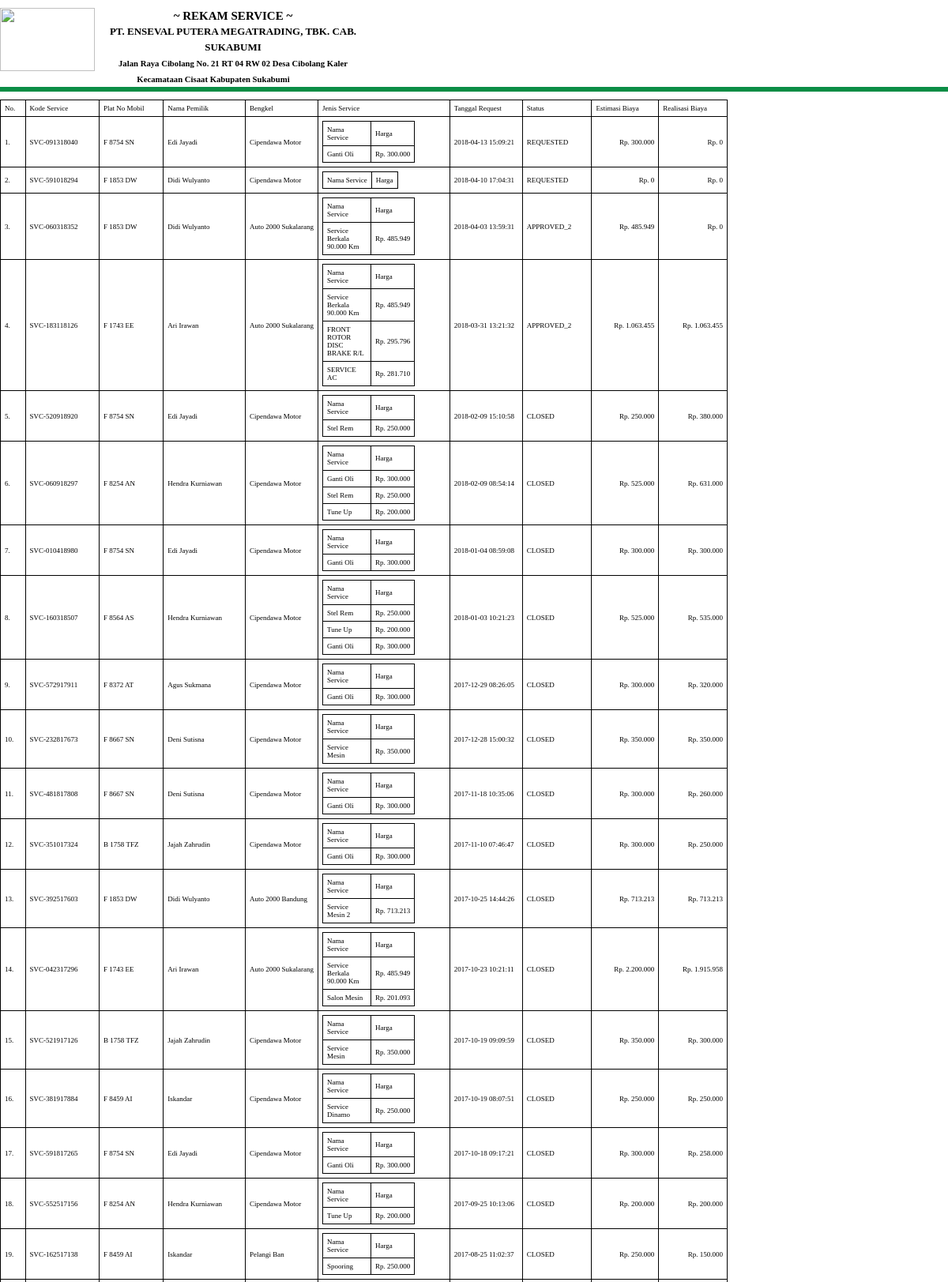
The page /laporan/rekam_service.php (upper part) on the database its author committed.
### tables this page shows
CREATE TABLE `service` (
  `id_svc` int(11) NOT NULL,
  `kode_svc` varchar(13) NOT NULL,
  `id_mobil` int(11) NOT NULL,
  `id_bkl` int(11) NOT NULL,
  `req_date` datetime NOT NULL DEFAULT CURRENT_TIMESTAMP,
  `app1_date` datetime NOT NULL,
  `app2_date` datetime NOT NULL,
  `closed_date` datetime NOT NULL,
  `status` enum('REQUESTED','APPROVED_1','APPROVED_2','CLOSED') NOT NULL DEFAULT 'REQUESTED',
  `cost_est` bigint(30) NOT NULL,
  `cost_real` bigint(30) NOT NULL,
  `kodeuser` varchar(10) NOT NULL,
  `tax` bigint(30) NOT NULL
);

CREATE TABLE `mobil` (
  `id_mobil` int(11) NOT NULL,
  `no_mesin` varchar(15) NOT NULL,
  `no_rangka` varchar(20) NOT NULL,
  `no_bpkb` varchar(15) NOT NULL,
  `plat_no` varchar(12) NOT NULL,
  `id_dir` int(11) NOT NULL,
  `id_peg` int(11) NOT NULL,
  `type` varchar(20) NOT NULL,
  `type_code` int(11) NOT NULL,
  `no_seri_ban_a` text NOT NULL,
  `tgl_ganti_ban_a` datetime NOT NULL,
  `no_seri_ban_b` text NOT NULL,
  `tgl_ganti_ban_b` datetime NOT NULL,
  `no_seri_ban_c` text NOT NULL,
  `tgl_ganti_ban_c` datetime NOT NULL,
  `no_seri_ban_d` text NOT NULL,
  `tgl_ganti_ban_d` datetime NOT NULL,
  `no_seri_ban_e` text NOT NULL,
  `tgl_ganti_ban_e` datetime NOT NULL,
  `ms_ber_stnk` date NOT NULL,
  `ms_ber_keur` date NOT NULL,
  `photo` varchar(150) NOT NULL
);

CREATE TABLE `pegawai` (
  `id_peg` int(11) NOT NULL,
  `id_dir` int(11) NOT NULL,
  `NIP` int(9) NOT NULL,
  `nama_peg` varchar(30) NOT NULL,
  `jabatan` varchar(30) NOT NULL,
  `golongan` int(11) NOT NULL,
  `tpt_lhr` varchar(12) NOT NULL,
  `tgl_lhr` date NOT NULL,
  `alamat` text NOT NULL,
  `email` varchar(30) NOT NULL,
  `no_hp` varchar(13) NOT NULL,
  `no_sim` varchar(20) NOT NULL,
  `tgl_ber_sim` date NOT NULL
);

CREATE TABLE `bengkel` (
  `id_bkl` int(11) NOT NULL,
  `kode_bkl` varchar(11) NOT NULL,
  `nama_bkl` varchar(25) NOT NULL,
  `alamat` text NOT NULL,
  `no_telp` varchar(25) NOT NULL,
  `contact_person` varchar(50) NOT NULL,
  `no_kontrak` varchar(30) NOT NULL,
  `tgl_berlaku_kontrak` date NOT NULL
);

CREATE TABLE `detail_service` (
  `id_detail` int(11) NOT NULL,
  `kode_svc` varchar(13) NOT NULL,
  `id_mobil` int(11) NOT NULL,
  `km` int(20) NOT NULL,
  `id_serv` int(11) NOT NULL,
  `nama_serv` varchar(30) NOT NULL,
  `harga_serv` bigint(30) NOT NULL,
  `tax` bigint(30) NOT NULL
);

CREATE TABLE `kat_service` (
  `id_serv` int(11) NOT NULL,
  `id_bkl` int(11) NOT NULL,
  `nama_serv` varchar(30) NOT NULL,
  `harga_serv` bigint(30) NOT NULL,
  `masa_serv` smallint(6) NOT NULL
);

### config/fungsi_rupiah.php (called while the page is built, shortened)
<?php
	function format_rupiah($angka) {
		$rupiah = "Rp. ".number_format($angka,0,',','.');
		return $rupiah;
	}

### laporan/rekam_service.php (the view, shortened to what this page needs)
<?php
	include ("../config/koneksi.php");
	include ("../config/fungsi_rupiah.php");
	$tgl1 = $_GET['tgl1'];
	$tgl2 = $_GET['tgl2'];
	$plat_no = $_GET['plat_no'];
?>
<!DOCTYPE html>
<html>
<head>
	<link rel="stylesheet" type="text/css" href="voucher.css">
</head>
<body>
	<div class="page">
		<div class="kop">
			<img src="../assets/logo/logo-enseval.png" style="width: 120px; height: 80px;" id="kop">
			<div class="header">
				<h2> ~ REKAM SERVICE ~ </h2>
				<h4>PT. ENSEVAL PUTERA MEGATRADING, TBK. CAB. SUKABUMI</h4>
				<h6>Jalan Raya Cibolang No. 21 RT 04 RW 02 Desa Cibolang Kaler</h6>
				<h6>Kecamataan Cisaat Kabupaten Sukabumi</h6>
			</div>
		</div>
		<hr style="border: solid 3px #0B8D45;">
		<?php
		if ($tgl1 == '' AND $tgl2 == '' AND $plat_no == '') {
		?>
		<table class="table">
			<tr>
				<td>No.</td>
				<td>Kode Service</td>
				<td>Plat No Mobil</td>
				<td>Nama Pemilik</td>
				<td>Bengkel</td>
				<td>Jenis Service</td>
				<td>Tanggal Request</td>
				<td>Status</td>
				<td>Estimasi Biaya</td>
				<td>Realisasi Biaya</td>
			</tr>
		<?php
			$query = mysqli_query($conn, "SELECT * FROM service, mobil, bengkel, pegawai WHERE service.id_mobil=mobil.id_mobil AND service.id_bkl=bengkel.id_bkl AND mobil.id_peg=pegawai.id_peg ORDER BY id_svc DESC");
				$no = 1;
				while ($r = mysqli_fetch_array($query)) { ?>
			<tr>
				<td><?php echo $no.".";?></td>
				<td><?php echo $r['kode_svc'];?></td>
				<td><?php echo $r['plat_no'];?></td>
				<td><?php echo $r['nama_peg'];?></td>
				<td style="width:10%; word-wrap:break-word;"><?php echo $r['nama_bkl'];?></td>
				<td>
					<table style="margin-top: 0px;">
						<tr>
							<td>Nama Service</td>
							<td>Harga</td>
						</tr>
					<?php
						$kode_svc = $r['kode_svc'];
						$query2 = mysqli_query($conn, "SELECT * FROM detail_service, kat_service WHERE detail_service.kode_svc='$kode_svc' AND detail_service.id_serv=kat_service.id_serv");
						while ($det = mysqli_fetch_array($query2)) { ?>
						<tr>
							<td width="50"><?php echo $det['nama_serv'] ?></td>
							<td><?php echo format_rupiah($det['harga_serv']) ?></td>
						</tr>
					<?php }
					?>
					</table>
				</td>
				<td style="width:10%; word-wrap:break-word;"><?php echo $r['req_date'];?></td>
				<td><?php echo $r['status'];?></td>
				<td align="right">
				<?php
					$total_harga = $r['cost_est'];
					echo format_rupiah($total_harga);
				?>
				</td>
				<td align="right"><?php echo format_rupiah($r['cost_real']) ?></td>
			</tr>
			<?php $no++; } ?>
		</table>
		<?php }
		?>
	</div>
</body>
</html>

### laporan/voucher.css (style rules this page uses)
* { padding:0px; margin:0px; }
body { font-family:tahoma, 'sans-serif'; }
#kop { float: left; }
.header { width: 400px; text-align: center; margin-left: 70px; }
.kop { line-height:20px; margin-top: 10px; }
.kop h2 { font-size: 15px; margin-top: 10px; }
.kop h4 { font-size: 13px; }
table { border-collapse:collapse; margin-top: 10px; }
.table { border-collapse:collapse; }
.table tr td { border:1px solid #000; padding:5px; font-size:9px; }

### rows shown on the page
service: kode_svc "SVC-091318040", id_mobil.plat_no "F 8754 SN", pegawai.nama_peg "Edi Jayadi", id_bkl.nama_bkl "Cipendawa Motor", req_date "2018-04-13 15:09:21", status "REQUESTED", cost_est "Rp. 300.000", cost_real "Rp. 0"
detail_service: id_serv.nama_serv "Ganti Oli", id_serv.harga_serv "Rp. 300.000"
service: kode_svc "SVC-591018294", id_mobil.plat_no "F 1853 DW", pegawai.nama_peg "Didi Wulyanto", id_bkl.nama_bkl "Cipendawa Motor", req_date "2018-04-10 17:04:31", status "REQUESTED", cost_est "Rp. 0", cost_real "Rp. 0"
service: kode_svc "SVC-060318352", id_mobil.plat_no "F 1853 DW", pegawai.nama_peg "Didi Wulyanto", id_bkl.nama_bkl "Auto 2000 Sukalarang", req_date "2018-04-03 13:59:31", status "APPROVED_2", cost_est "Rp. 485.949", cost_real "Rp. 0"
detail_service: id_serv.nama_serv "Service Berkala 90.000 Km", id_serv.harga_serv "Rp. 485.949"
service: kode_svc "SVC-183118126", id_mobil.plat_no "F 1743 EE", pegawai.nama_peg "Ari Irawan", id_bkl.nama_bkl "Auto 2000 Sukalarang", req_date "2018-03-31 13:21:32", status "APPROVED_2", cost_est "Rp. 1.063.455", cost_real "Rp. 1.063.455"
detail_service: id_serv.nama_serv "Service Berkala 90.000 Km", id_serv.harga_serv "Rp. 485.949"
detail_service: id_serv.nama_serv "FRONT ROTOR DISC BRAKE R/L", id_serv.harga_serv "Rp. 295.796"
detail_service: id_serv.nama_serv "SERVICE AC", id_serv.harga_serv "Rp. 281.710"
service: kode_svc "SVC-520918920", id_mobil.plat_no "F 8754 SN", pegawai.nama_peg "Edi Jayadi", id_bkl.nama_bkl "Cipendawa Motor", req_date "2018-02-09 15:10:58", status "CLOSED", cost_est "Rp. 250.000", cost_real "Rp. 380.000"
detail_service: id_serv.nama_serv "Stel Rem", id_serv.harga_serv "Rp. 250.000"
service: kode_svc "SVC-060918297", id_mobil.plat_no "F 8254 AN", pegawai.nama_peg "Hendra Kurniawan", id_bkl.nama_bkl "Cipendawa Motor", req_date "2018-02-09 08:54:14", status "CLOSED", cost_est "Rp. 525.000", cost_real "Rp. 631.000"
detail_service: id_serv.nama_serv "Ganti Oli", id_serv.harga_serv "Rp. 300.000"
detail_service: id_serv.nama_serv "Stel Rem", id_serv.harga_serv "Rp. 250.000"
detail_service: id_serv.nama_serv "Tune Up", id_serv.harga_serv "Rp. 200.000"
service: kode_svc "SVC-010418980", id_mobil.plat_no "F 8754 SN", pegawai.nama_peg "Edi Jayadi", id_bkl.nama_bkl "Cipendawa Motor", req_date "2018-01-04 08:59:08", status "CLOSED", cost_est "Rp. 300.000", cost_real "Rp. 300.000"
detail_service: id_serv.nama_serv "Ganti Oli", id_serv.harga_serv "Rp. 300.000"
service: kode_svc "SVC-160318507", id_mobil.plat_no "F 8564 AS", pegawai.nama_peg "Hendra Kurniawan", id_bkl.nama_bkl "Cipendawa Motor", req_date "2018-01-03 10:21:23", status "CLOSED", cost_est "Rp. 525.000", cost_real "Rp. 535.000"
detail_service: id_serv.nama_serv "Stel Rem", id_serv.harga_serv "Rp. 250.000"
detail_service: id_serv.nama_serv "Tune Up", id_serv.harga_serv "Rp. 200.000"
detail_service: id_serv.nama_serv "Ganti Oli", id_serv.harga_serv "Rp. 300.000"
service: kode_svc "SVC-572917911", id_mobil.plat_no "F 8372 AT", pegawai.nama_peg "Agus Sukmana", id_bkl.nama_bkl "Cipendawa Motor", req_date "2017-12-29 08:26:05", status "CLOSED", cost_est "Rp. 300.000", cost_real "Rp. 320.000"
detail_service: id_serv.nama_serv "Ganti Oli", id_serv.harga_serv "Rp. 300.000"
service: kode_svc "SVC-232817673", id_mobil.plat_no "F 8667 SN", pegawai.nama_peg "Deni Sutisna", id_bkl.nama_bkl "Cipendawa Motor", req_date "2017-12-28 15:00:32", status "CLOSED", cost_est "Rp. 350.000", cost_real "Rp. 350.000"
detail_service: id_serv.nama_serv "Service Mesin", id_serv.harga_serv "Rp. 350.000"
service: kode_svc "SVC-481817808", id_mobil.plat_no "F 8667 SN", pegawai.nama_peg "Deni Sutisna", id_bkl.nama_bkl "Cipendawa Motor", req_date "2017-11-18 10:35:06", status "CLOSED", cost_est "Rp. 300.000", cost_real "Rp. 260.000"
detail_service: id_serv.nama_serv "Ganti Oli", id_serv.harga_serv "Rp. 300.000"
service: kode_svc "SVC-351017324", id_mobil.plat_no "B 1758 TFZ", pegawai.nama_peg "Jajah Zahrudin", id_bkl.nama_bkl "Cipendawa Motor", req_date "2017-11-10 07:46:47", status "CLOSED", cost_est "Rp. 300.000", cost_real "Rp. 250.000"
detail_service: id_serv.nama_serv "Ganti Oli", id_serv.harga_serv "Rp. 300.000"
service: kode_svc "SVC-392517603", id_mobil.plat_no "F 1853 DW", pegawai.nama_peg "Didi Wulyanto", id_bkl.nama_bkl "Auto 2000 Bandung", req_date "2017-10-25 14:44:26", status "CLOSED", cost_est "Rp. 713.213", cost_real "Rp. 713.213"
detail_service: id_serv.nama_serv "Service Mesin 2", id_serv.harga_serv "Rp. 713.213"
service: kode_svc "SVC-042317296", id_mobil.plat_no "F 1743 EE", pegawai.nama_peg "Ari Irawan", id_bkl.nama_bkl "Auto 2000 Sukalarang", req_date "2017-10-23 10:21:11", status "CLOSED", cost_est "Rp. 2.200.000", cost_real "Rp. 1.915.958"
detail_service: id_serv.nama_serv "Service Berkala 90.000 Km", id_serv.harga_serv "Rp. 485.949"
detail_service: id_serv.nama_serv "Salon Mesin", id_serv.harga_serv "Rp. 201.093"
service: kode_svc "SVC-521917126", id_mobil.plat_no "B 1758 TFZ", pegawai.nama_peg "Jajah Zahrudin", id_bkl.nama_bkl "Cipendawa Motor", req_date "2017-10-19 09:09:59", status "CLOSED", cost_est "Rp. 350.000", cost_real "Rp. 300.000"
detail_service: id_serv.nama_serv "Service Mesin", id_serv.harga_serv "Rp. 350.000"
service: kode_svc "SVC-381917884", id_mobil.plat_no "F 8459 AI", pegawai.nama_peg "Iskandar", id_bkl.nama_bkl "Cipendawa Motor", req_date "2017-10-19 08:07:51", status "CLOSED", cost_est "Rp. 250.000", cost_real "Rp. 250.000"
detail_service: id_serv.nama_serv "Service Dinamo", id_serv.harga_serv "Rp. 250.000"
service: kode_svc "SVC-591817265", id_mobil.plat_no "F 8754 SN", pegawai.nama_peg "Edi Jayadi", id_bkl.nama_bkl "Cipendawa Motor", req_date "2017-10-18 09:17:21", status "CLOSED", cost_est "Rp. 300.000", cost_real "Rp. 258.000"
detail_service: id_serv.nama_serv "Ganti Oli", id_serv.harga_serv "Rp. 300.000"
service: kode_svc "SVC-552517156", id_mobil.plat_no "F 8254 AN", pegawai.nama_peg "Hendra Kurniawan", id_bkl.nama_bkl "Cipendawa Motor", req_date "2017-09-25 10:13:06", status "CLOSED", cost_est "Rp. 200.000", cost_real "Rp. 200.000"
detail_service: id_serv.nama_serv "Tune Up", id_serv.harga_serv "Rp. 200.000"
service: kode_svc "SVC-162517138", id_mobil.plat_no "F 8459 AI", pegawai.nama_peg "Iskandar", id_bkl.nama_bkl "Pelangi Ban", req_date "2017-08-25 11:02:37", status "CLOSED", cost_est "Rp. 250.000", cost_real "Rp. 150.000"
detail_service: id_serv.nama_serv "Spooring", id_serv.harga_serv "Rp. 250.000"
